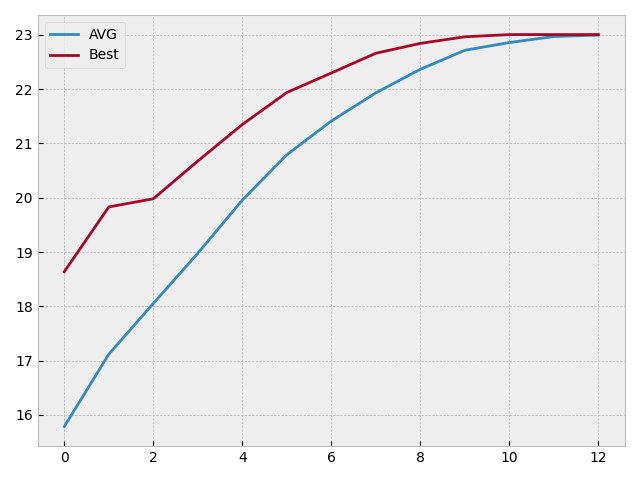

Generate this figure with Python:
import matplotlib; matplotlib.use("TkAgg")
import matplotlib.pyplot as plt
from matplotlib.animation import FuncAnimation


def plot_gen(gen, best, avg):
    plt.style.use('bmh')
    x = []
    y1 = []
    y2 = []

    def animate(i):
        plt.cla()
        gen_size = gen.qsize()
        best_size = best.qsize()
        avg_size = avg.qsize()
        min_size = min([gen_size, best_size, avg_size])
        while min_size > 0:
            x.append(gen.get())
            y1.append(best.get())
            y2.append(avg.get())
            min_size -= 1

        plt.plot(x, y2, label='AVG')
        plt.plot(x, y1, label='Best')
        plt.legend(loc='upper left')
        plt.tight_layout()
        plt.savefig('fitness_graph.png')

    ani = FuncAnimation(plt.gcf(), animate)

    plt.tight_layout()
    plt.show()
    return ani

